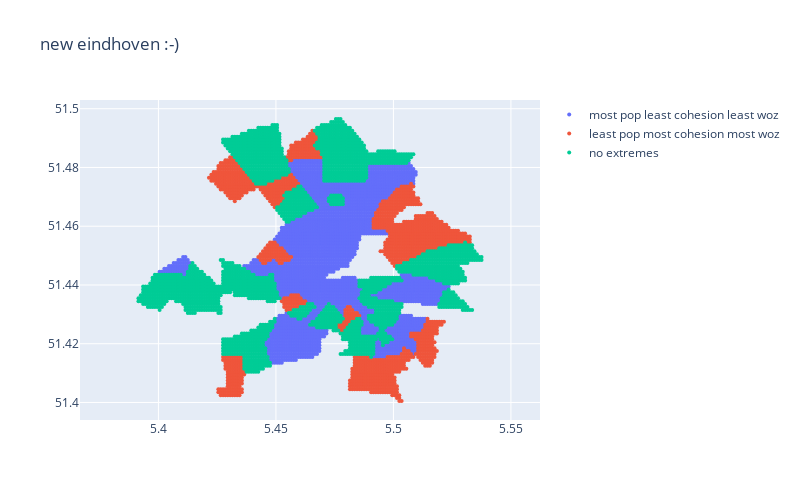

Notebook cell for this chart:
### Code cell
# create the figure with all traces and a legend
fig = go.Figure(data=traces)
fig.update_layout(title='new eindhoven :-)')
fig.update_layout(height=500, width=800)
fig.update_xaxes(scaleanchor="y", scaleratio=0.8)
fig.update_yaxes(scaleanchor="x", scaleratio=1)
fig.show()

### Figure 1 — Plotly figure (JSON) as saved in the notebook; plotly's stock layout.template omitted (floating-point values rounded to 4 significant figures; data arrays with more than 128 entries replaced by an {"elided": "..."} marker saying what was removed)
{"data": [{"marker": {"size": 4}, "mode": "markers", "name": "most pop least cohesion least woz ", "type": "scatter", "x": {"elided": "2490 float values"}, "y": {"elided": "2490 float values"}}, {"marker": {"size": 4}, "mode": "markers", "name": "least pop most cohesion most woz ", "type": "scatter", "x": {"elided": "1563 float values"}, "y": {"elided": "1563 float values"}}, {"marker": {"size": 4}, "mode": "markers", "name": "no extremes", "type": "scatter", "x": {"elided": "2651 float values"}, "y": {"elided": "2651 float values"}}], "layout": {"height": 500, "title": {"text": "new eindhoven :-)"}, "width": 800, "xaxis": {"scaleanchor": "y", "scaleratio": 0.8}, "yaxis": {"scaleanchor": "x", "scaleratio": 1}}}
